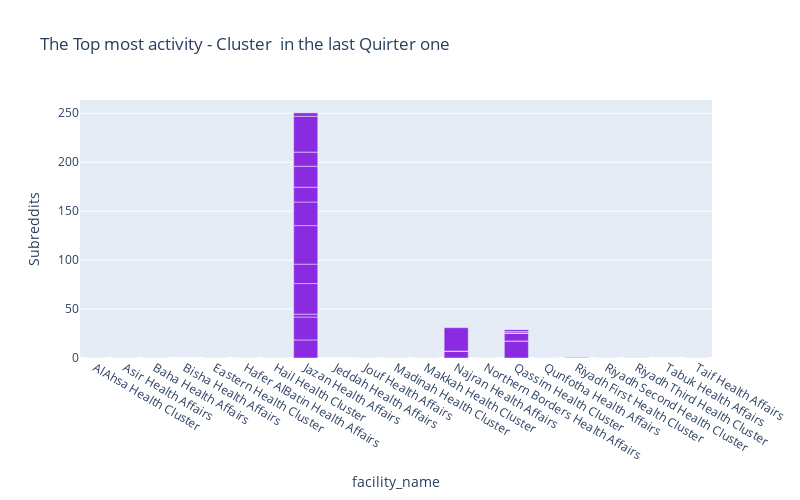

The notebook cell saved with this chart:
### Code cell
# Vsulaztion : 
# The TOP 10 HOSPITAL 
# create a dashboard ...... 
import plotly.express as px
px.bar(df,              # our dataframe
       x="directorate_name",         # x will be the 'key' column of the dataframe
       y="Percentage",   # y will be the 'doc_count' column of the dataframe
       title=f"The Top most activity - Cluster  in the last Quirter one",
       labels={"directorate_name": "facility_name","Percentage": "Subreddits"}, # the axis names
       color_discrete_sequence=["blueviolet"], # the colors used
       height=500,
       width=800)

### Figure 1 — Plotly figure (JSON) as saved in the notebook; plotly's stock layout.template omitted (floating-point values rounded to 4 significant figures)
{"data": [{"alignmentgroup": "True", "hovertemplate": "facility_name=%{x}<br>Subreddits=%{y}<extra></extra>", "legendgroup": "", "marker": {"color": "blueviolet", "pattern": {"shape": ""}}, "name": "", "offsetgroup": "", "orientation": "v", "showlegend": false, "textposition": "auto", "type": "bar", "x": ["AlAhsa Health Cluster", "AlAhsa Health Cluster", "Asir Health Affairs", "Asir Health Affairs", "Asir Health Affairs", "Asir Health Affairs", "Asir Health Affairs", "Asir Health Affairs", "Asir Health Affairs", "Baha Health Affairs", "Baha Health Affairs", "Baha Health Affairs", "Baha Health Affairs", "Bisha Health Affairs", "Eastern Health Cluster", "Eastern Health Cluster", "Eastern Health Cluster", "Eastern Health Cluster", "Eastern Health Cluster", "Eastern Health Cluster", "Eastern Health Cluster", "Eastern Health Cluster", "Hafer AlBatin Health Affairs", "Hafer AlBatin Health Affairs", "Hail Health Cluster", "Hail Health Cluster", "Hail Health Cluster", "Hail Health Cluster", "Hail Health Cluster", "Hail Health Cluster", "Hail Health Cluster", "Hail Health Cluster", "Jazan Health Affairs", "Jazan Health Affairs", "Jazan Health Affairs", "Jazan Health Affairs", "Jazan Health Affairs", "Jazan Health Affairs", "Jazan Health Affairs", "Jazan Health Affairs", "Jazan Health Affairs", "Jazan Health Affairs", "Jazan Health Affairs", "Jazan Health Affairs", "Jeddah Health Affairs", "Jouf Health Affairs", "Jouf Health Affairs", "Madinah Health Cluster", "Madinah Health Cluster", "Madinah Health Cluster", "Madinah Health Cluster", "Madinah Health Cluster", "Madinah Health Cluster", "Madinah Health Cluster", "Madinah Health Cluster", "Madinah Health Cluster", "Makkah Health Cluster", "Makkah Health Cluster", "Najran Health Affairs", "Najran Health Affairs", "Najran Health Affairs", "Najran Health Affairs", "Najran Health Affairs", "Northern Borders Health Affairs", "Northern Borders Health Affairs", "Northern Borders Health Affairs", "Qassim Health Cluster", "Qassim Health Cluster", "Qassim Health Cluster", "Qassim Health Cluster", "Qassim Health Cluster", "Qassim Health Cluster", "Qassim Health Cluster", "Qassim Health Cluster", "Qassim Health Cluster", "Qunfotha Health Affairs", "Qunfotha Health Affairs", "Qunfotha Health Affairs", "Riyadh First Health Cluster", "Riyadh First Health Cluster", "Riyadh First Health Cluster", "Riyadh First Health Cluster", "Riyadh First Health Cluster", "Riyadh First Health Cluster", "Riyadh First Health Cluster", "Riyadh Second Health Cluster", "Riyadh Second Health Cluster", "Riyadh Second Health Cluster", "Riyadh Second Health Cluster", "Riyadh Third Health Cluster", "Riyadh Third Health Cluster", "Riyadh Third Health Cluster", "Riyadh Third Health Cluster", "Riyadh Third Health Cluster", "Riyadh Third Health Cluster", "Riyadh Third Health Cluster", "Tabuk Health Affairs", "Taif Health Affairs", "Taif Health Affairs", "Taif Health Affairs", "Taif Health Affairs", "Taif Health Affairs", "Taif Health Affairs", "Taif Health Affairs", "Taif Health Affairs", "Taif Health Affairs", "Taif Health Affairs", "Taif Health Affairs"], "xaxis": "x", "y": [0, 0, 0, 0, 0, 0, 0.5848, 0, 0, 0, 0, 0, 0, 0, 0, 0, 0, 0, 0, 0, 0, 0, 0, 0, 0, 0, 0, 0, 0, 0, 0, 0, 18.45, 23.37, 2.984, 31.22, 19.83, 39.35, 24.12, 15.09, 21.43, 14.44, 36.6, 3.446, 0, 0, 0, 0, 0, 0, 0, 0, 0, 0, 0, 0, 0, 0.05097, 0, 7.093, 0, 0, 23.86, 0, 0, 0, 17.38, 0, 7.662, 0, 0, 0.5894, 1.532, 2.098, 0.02835, 0, 0, 0, 0, 0, 0, 0, 0, 0, 0.454, 0, null, 0, 0, 0, 0, 0, 0.1135, 0, 0, 0, 0, 0, 0, 0, 0, 0, 0, 0, 0, 0, 0, 0], "yaxis": "y"}], "layout": {"barmode": "relative", "height": 500, "legend": {"tracegroupgap": 0}, "title": {"text": "The Top most activity - Cluster  in the last Quirter one"}, "width": 800, "xaxis": {"anchor": "y", "domain": [0, 1], "title": {"text": "facility_name"}}, "yaxis": {"anchor": "x", "domain": [0, 1], "title": {"text": "Subreddits"}}}}
